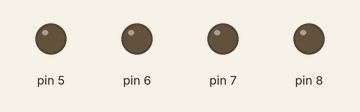
Recording of a sketch running on a simulated Arduino Uno, built with avr-gcc and run on an emulated ATmega328P. Parts: output pins drawn as LEDs (lit = HIGH).

Above: at 0.1 s.
At 4.1 s:
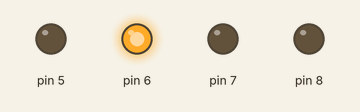
At 8.1 s:
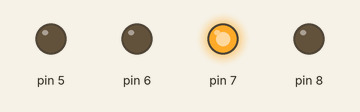
At 18.1 s:
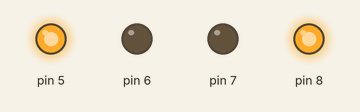
At 28.1 s:
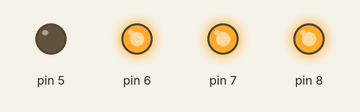
At 38.1 s:
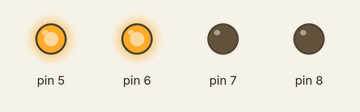
Timing chart, 0 to 40.0 s (numbered marks = the images above):
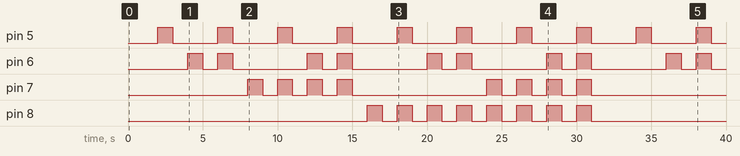

Measured:
- by itself, pin 5: alternates HIGH for 1.0 s and LOW for 3.0 s
- by itself, pin 6: repeats every 8.0 s: LOW 1.0 s, HIGH 1.0 s, LOW 5.0 s, HIGH 1.0 s
- by itself, pin 7: goes 3 × (HIGH 1.0 s, LOW 1.0 s), HIGH 1.0 s, LOW 9.0 s, 3 × (HIGH 1.0 s, LOW 1.0 s), HIGH 1.0 s, then LOW
- by itself, pin 8: LOW → HIGH at 16.0 s, → LOW 1.0 s later, → HIGH 1.0 s later, → LOW 1.0 s later, … (16 changes in this stretch)

The sketch:

binary.ino
```cpp
void setup() {
  for(int i = 5 ; i <= 8 ; i++) {
    pinMode(i, OUTPUT);
  }
}

void loop() {
  for(int i = 0 ; i <= 15 ; i++) {
    int num = i;
    int ans[4] = {0};
    int k = 3;
    while(num != 0) {
      int remainder = num % 2;
      ans[k] = remainder;
      k--;
      num = num / 2;
    }
    digitalWrite(5, ans[3]);
    digitalWrite(6, ans[2]);
    digitalWrite(7, ans[1]);
    digitalWrite(8, ans[0]);
    delay(1000);
    for(int i = 5 ; i <=8 ; i++) {
      digitalWrite(i, LOW);
    }
    delay(1000);
  }
}
```
